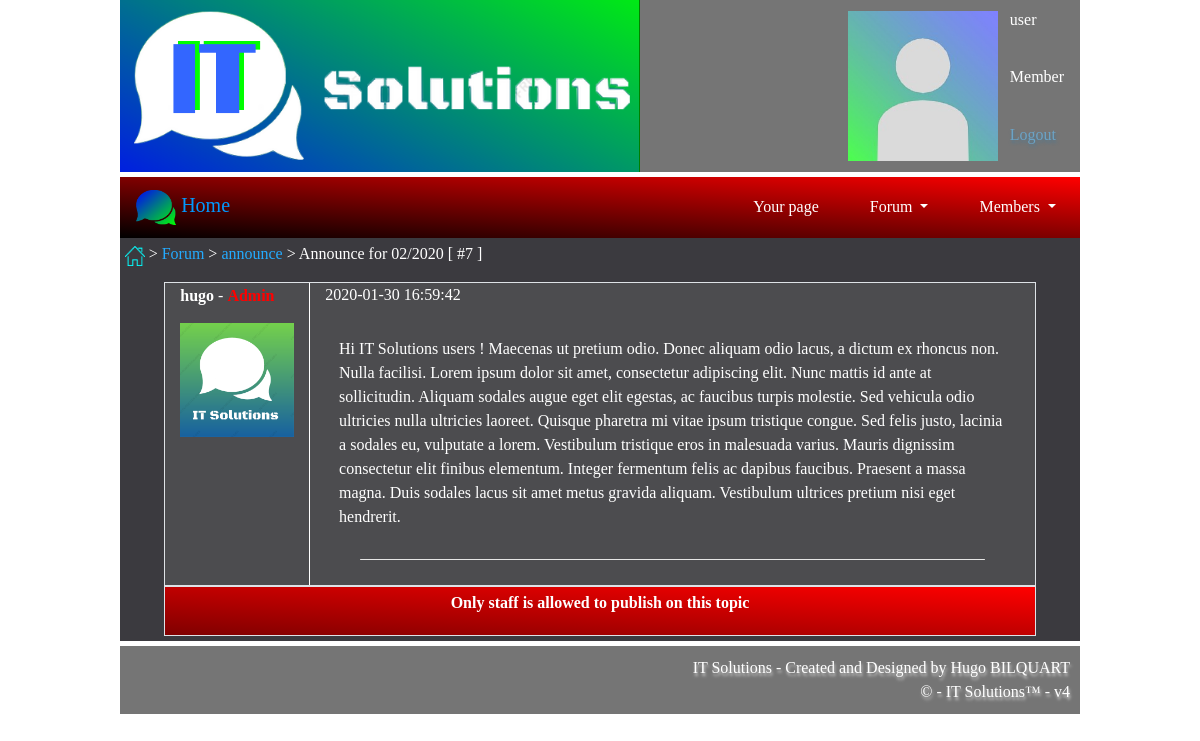
Before: /index.php?page=topic&value=7 (signed in) with the older database file.
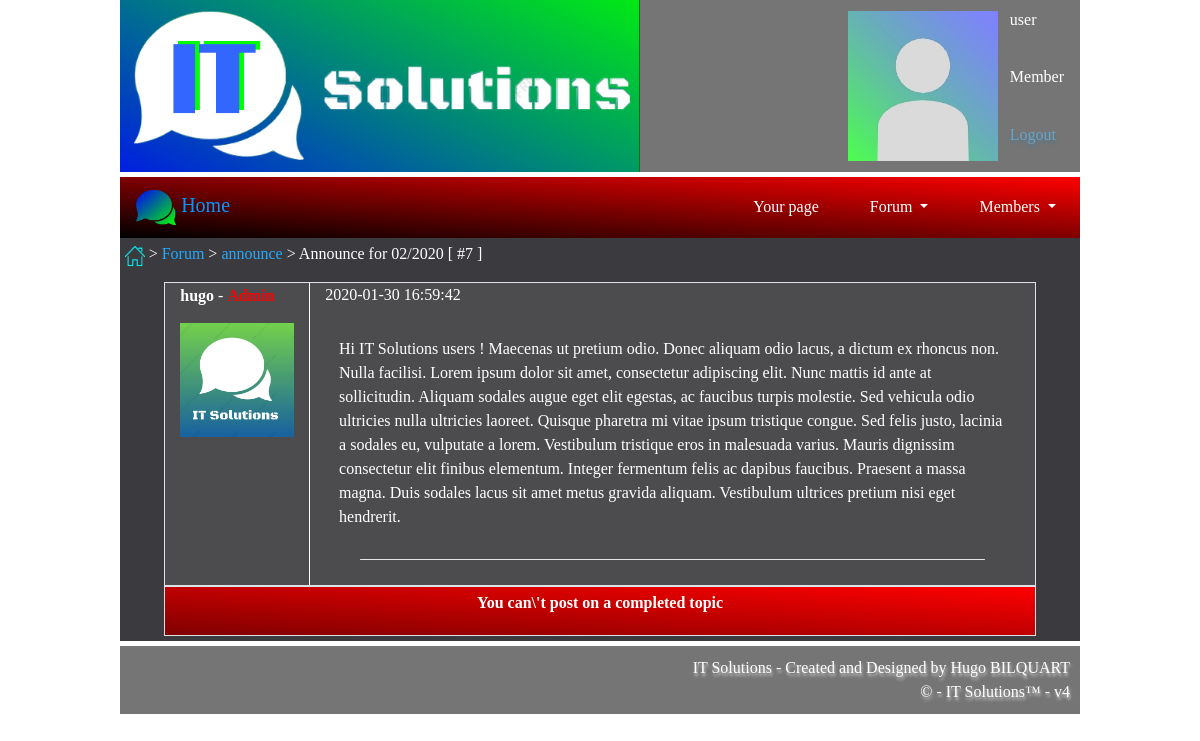
After: the same page with the newer database file.
### tables this page shows
CREATE TABLE `topics` (
	`id`	INTEGER NOT NULL PRIMARY KEY AUTOINCREMENT,
	`topic_name`	TEXT NOT NULL,
	`topic_owner`	TEXT NOT NULL,
	`options`	TEXT,
	`theme`	TEXT NOT NULL,
	`creation_date`	TEXT NOT NULL,
	`complete`	INTEGER NOT NULL DEFAULT 0,
	`visible`	INTEGER NOT NULL DEFAULT 1
);

CREATE TABLE `messages` (
	`id`	INTEGER NOT NULL PRIMARY KEY AUTOINCREMENT,
	`id_topic`	INTEGER NOT NULL,
	`id_user`	INTEGER NOT NULL,
	`publish_date`	TEXT NOT NULL,
	`content`	TEXT NOT NULL,
	`visible`	TEXT NOT NULL DEFAULT 1
);

CREATE TABLE `users` (
	`id`	INTEGER NOT NULL PRIMARY KEY AUTOINCREMENT,
	`name`	TEXT NOT NULL,
	`password`	TEXT NOT NULL,
	`email`	TEXT NOT NULL,
	`role`	INTEGER NOT NULL DEFAULT 1,
	`profile_pic`	TEXT NOT NULL,
	`country`	TEXT,
	`birth_date`	TEXT,
	`biography`	TEXT,
	`signature`	TEXT,
	`registration_date`	DATETIME NOT NULL,
	`isMuted`	INTEGER NOT NULL DEFAULT 0
);

### functions.php (called while the page is built, shortened)
<?php
	function roleStr($role) {
		switch ($role) {
			case '1':
				return "Member";
			break;
		}
	}
	function roleINT_CHAR($role) {
		switch ($role) {
			case '3':
				$roleChar = "Admin";
				break;
		}
		return $roleChar;
	}
			?>

### topic.php (the view, shortened to what this page needs)
		<?php
	$req = 'SELECT id,theme,topic_name,topic_owner,options,complete FROM topics WHERE id="'.$_GET['value'].'"';
	$results = $connBDD->query($req);
	$line = $results->fetch();
	$topic_name = $line["topic_name"];
	echo '<p><a href="index.php?page=home"><img src="images/icons/home.png" alt="home_button" id="home_button"></a>
		 > <a href="index.php?page=forum" class="userLink">Forum</a>
		 > <a href="index.php?page=forum&category='.$line["theme"].'" class="userLink">'.$line["theme"].'</a>
		 > '.$topic_name.' [ #'.$line["id"].' ]</p>';
	$req_msg = 'SELECT users.id,name,role,profile_pic,signature,publish_date,content,visible FROM users INNER JOIN messages ON users.id = messages.id_user WHERE messages.id_topic ='.$_GET["value"];
	$msg = $connBDD->query($req_msg);
	$msg_data = $msg->fetchAll();
	$req_count = 'SELECT count(id) AS count FROM messages WHERE id_topic = '.$_GET["value"];
	$result = $connBDD->query($req_count);
	$count = $result->fetch();
	$count = $count['count'];
	for($i=0;$i<$count;$i++) {
		$topic_user = $msg_data[$i]['name'];
		$topic_role = roleINT_CHAR($msg_data[$i]['role']);
		$topic_pp = $msg_data[$i]['profile_pic'];
		$topic_signature = $msg_data[$i]['signature'];
		$topic_publishDate = $msg_data[$i]['publish_date'];
		$topic_content = $msg_data[$i]['content'];
		$topic_visible = $msg_data[$i]['visible'];
		if($topic_visible == 1) {
		?>
			<div class="col-md-11 topic-message">
				<div class="row border">
					<div class="col-sm-2 name-area">
						<span><b><?php echo $topic_user; ?></b> - <span class="<?php echo strtolower($topic_role); ?>_role"><?php echo $topic_role; ?></span></span>
					</div>
					<div class="col-sm-10">
						<p><?php echo $topic_publishDate; ?></p>
					</div>
					<div class="col-sm-2 topic-pp-area">
						<a class="userLink" href="index.php?page=profile&user=<?php echo $topic_user; ?>" title="Profile of <?php echo $topic_user; ?>">
							<img src="<?php echo $topic_pp; ?>" alt="<?php echo $topic_pp; ?>" class="topic_pp">
						</a>
					</div>
					<div class="col-sm-10 topic-msg-content">
						<p><?php echo $topic_content; ?></p>
					</div>
					<div class="col-sm-2 empty"></div>
					<div class="col-sm-10 text-center align-middle signature-area">
						<hr>
						<span><?php echo $topic_signature; ?></span>
					</div>
				</div>
			</div>
		<?php
		}
	}
?>
			<div class="col-md-11 topic-message">
				<div class="row border">
				<?php
					if($_SESSION) {
						if($line['complete'] == 1 && $_SESSION['role'] != 3) {
							?>
							<div class="col-md-12 topic-message" id="topic_msg_denied">
								<p>You can\'t post on a completed topic</p>
							</div>
							<?php
						}
						else if($_SESSION['isMuted'] == 1) {
							?>
							<div class="col-md-12 topic-message" id="topic_msg_denied">
								<p>Your are not allowed to publish on the forum</p>
							</div>
							<?php
						}
						else if($line['options'] == 'readOnly' && $_SESSION['userName'] != $line['topic_owner']) {
							?>
							<div class="col-md-12 topic-message" id="topic_msg_denied">
								<p>This topic is editable only by his owner</p>
							</div>
							<?php
						}
						else if($line['options'] == 'staffOnly' && $_SESSION['role'] == 1) {
							?>
							<div class="col-md-12 topic-message" id="topic_msg_denied">
								<p>Only staff is allowed to publish on this topic</p>
							</div>
							<?php
						}
					}
					else {
						?>
						<div class="col-md-12 topic-message" id="topic_msg_denied">
							<p>You must be authenticated to publish in topics</p>
						</div>
						<?php
					}
				?>
				</div>
			</div>

### index.php (shortened to what this page needs)
<?php session_start();
	include('functions.php');
	$connBDD = DBConnection();
?>
<!DOCTYPE html>
<html lang="en">
	<head>
		<link rel="stylesheet" type="text/css" href="style/style.css">
		<link rel="stylesheet" type="text/css" href="style/style_menu.css">
		<link rel="stylesheet" type="text/css" href="style/style_forum.css">
		<link rel="stylesheet" type="text/css" href="style/style_yourPage.css">
		<link rel="stylesheet" type="text/css" href="style/bootstrap.min.css">
	</head>
	<body>
		<div class="container-fluid" id="container">
			<div class="row" id="top">
				<div class="col-sm-5 logoArea">
					<img src="images/website_logo_edit_bis.png" alt="website-logo">
				</div>
				<div class="col-sm-7 top">
					<?php
						if($_SESSION AND $_GET['page'] == "logout") {
							include 'logout.php';
						}
						else if ($_SESSION) {
							?>
							<table id="session_data">
								<tr>
									<td rowspan="3">
										<a href="index.php?page=profile&user=<?php echo $_SESSION['userName'];?>" title="Access to your profile page">
											<img src="<?php echo $_SESSION["pp"]; ?>" alt="<?php echo $_SESSION['userName'];?>'s profile picture" class="user_pic">
										</a>
									</td>
									<td>
										<p><?php echo $_SESSION["userName"]; ?></p>
									</td>
								</tr>
								<tr>
									<td>
										<p><?php echo roleStr($_SESSION['role']); ?></p>
									</td>
								</tr>
								<tr>
									<td>
										<p>
											<a href="index.php?page=logout" id="logout_link">Logout</a>
										</p>
									</td>
								</tr>
							</table>
							<?php
						}
						else {
							include 'login.php';
						}
					?>
				</div>
			</div>
			<div class="row">
				<?php include 'menu.php'; ?>
			</div>
			<div class="row" id="content">
				<?php
					if (isset($_GET['page'])) {
						switch ($_GET['page']) {
							case 'topic':
								include("topic.php");
								break;
						}
					}
					else {
						echo '<script type="text/javascript"> window.location = "index.php?page=home"; </script>';
					}
				?>
			</div>
			<div class="row">
				<div class="col-sm-12" id="footer">
					<span class="footer_title">IT Solutions - Created and Designed by Hugo BILQUART</span>
					<br/>
					<span class="footer_title">© - IT Solutions™ - v4</span>
				</div>
			</div>
		</div>
	</body>
</html>

### menu.php (shortened to what this page needs)
<nav class="navbar navbar-expand-lg">
    <a class="navbar-brand" href="index.php?page=home" id="home-icon">
        <img src="images/website_icon.png" alt="IT Solutions Logo">
        Home
    </a>
    <div class="collapse navbar-collapse" id="navbarSupportedContent">
        <ul class="navbar-nav ml-auto">
            <?php
                if($_SESSION) {
            ?>
                    <li class="nav-item">
                        <a class="nav-link" href="index.php?page=profile&user=<?php echo $_SESSION['userName']; ?>">Your page</a>
                    </li>
            <?php
                }
            ?>
            <li class="nav-item dropdown">
                <a class="nav-link dropdown-toggle" href="index.php?page=forum&category=home" id="navbarDropdown1" role="button" data-toggle="dropdown" aria-haspopup="true" aria-expanded="false">
                    Forum
                </a>
            </li>
            <li class="nav-item dropdown">
                <a class="nav-link dropdown-toggle" href="index.php?page=memberList" id="navbarDropdown2" role="button" data-toggle="dropdown" aria-haspopup="true" aria-expanded="false">
                    Members
                </a>
            </li>
        </ul>
    </div>
</nav>

### style/style.css (style rules this page uses)
body { background: url(../images/wallpaper_default.png); display: cover; font-family: index; color: white; margin: auto; }
h1,h2,h3,span,p,a { font-family: index; color: white; }
#container { width: 80%; }
#content { background-color: #3B3A3F; padding: 0.5%; }
#top, #session_data, #footer { background: #757575; }
#top { margin-bottom: 0.5%; }
#footer { margin-top: 0.5%; }
#session_data { text-align: left; float: right; }
#session_data a, #session_data img { vertical-align: middle; }
#top { font-family: index; color: white; }
.logoArea { float: left; text-align: left; }
.logoArea img { position: absolute; left: 0; border-right: solid green 0.1px; height: 100%; }
hr { margin-left: 5px; width: 80%; height: 2px; border-radius: 30px; background-color: white; }
a { color: #83caf7; }
a.userLink { color: #24abff; text-decoration: none; transition-duration: 0.3s; }
a#logout_link { color: #6ba3c6; text-shadow: 1px 3px 3px #54788e; text-decoration: none; transition-property: color,text-shadow; transition-duration: 0.7s; }
img.user_pic { margin: 10px; height: 150px; }
#footer { padding: 10px; font-family: index; color: white; }
.footer_title { text-shadow: 1px 3px 3px #cecece; float: right; }
span.admin_role { color: red; font-weight: bold; }

### style/style_menu.css (style rules this page uses)
nav { width: 100%; background: linear-gradient(to right top, black, red); text-align: center; }
#home-icon img { height: 35px; }
.navbar-collapse, .navbar-nav li { float: left; text-align: left; }
.navbar .nav-item:not(:last-child) { margin-right: 35px; }
.dropdown-toggle::after { transition: transform 0.15s linear; }
a.navbar-brand { color: rgb(0, 153, 255); }
a.nav-link { color: white; text-decoration: none; transition-property: color; transition-duration: 1s; }

### style/style_forum.css (style rules this page uses)
#home_button { height: 20px; width: 20px; }
.topic-message { margin: auto; background-color: rgba(102,102,102,0.4); }
.name-area { border-right: solid 1px white; }
.topic-pp-area { text-align: center; padding: 0; border-right: solid 1px white; }
img.topic_pp { float: left; width: 100%; margin: 0; }
.topic-msg-content p { padding: 2%; }
.signature-area hr { width: 90%; margin: auto; }
.signature-area span { padding: 5%; }
.empty { border-right: solid 1px white; }
#topic_msg_denied { background: linear-gradient(to right top, maroon, red); margin: auto; text-align: center; }
#topic_msg_denied p { padding: 0.5%; font-weight: bold; }

Changed rows visible on the page:
changed topics "announce": complete 0 → 1 (drawn)
Other visible differences:
text no longer shown: "Only staff is allowed to publish on this topic"
text now shown: "You can\\'t post on a completed topic"
